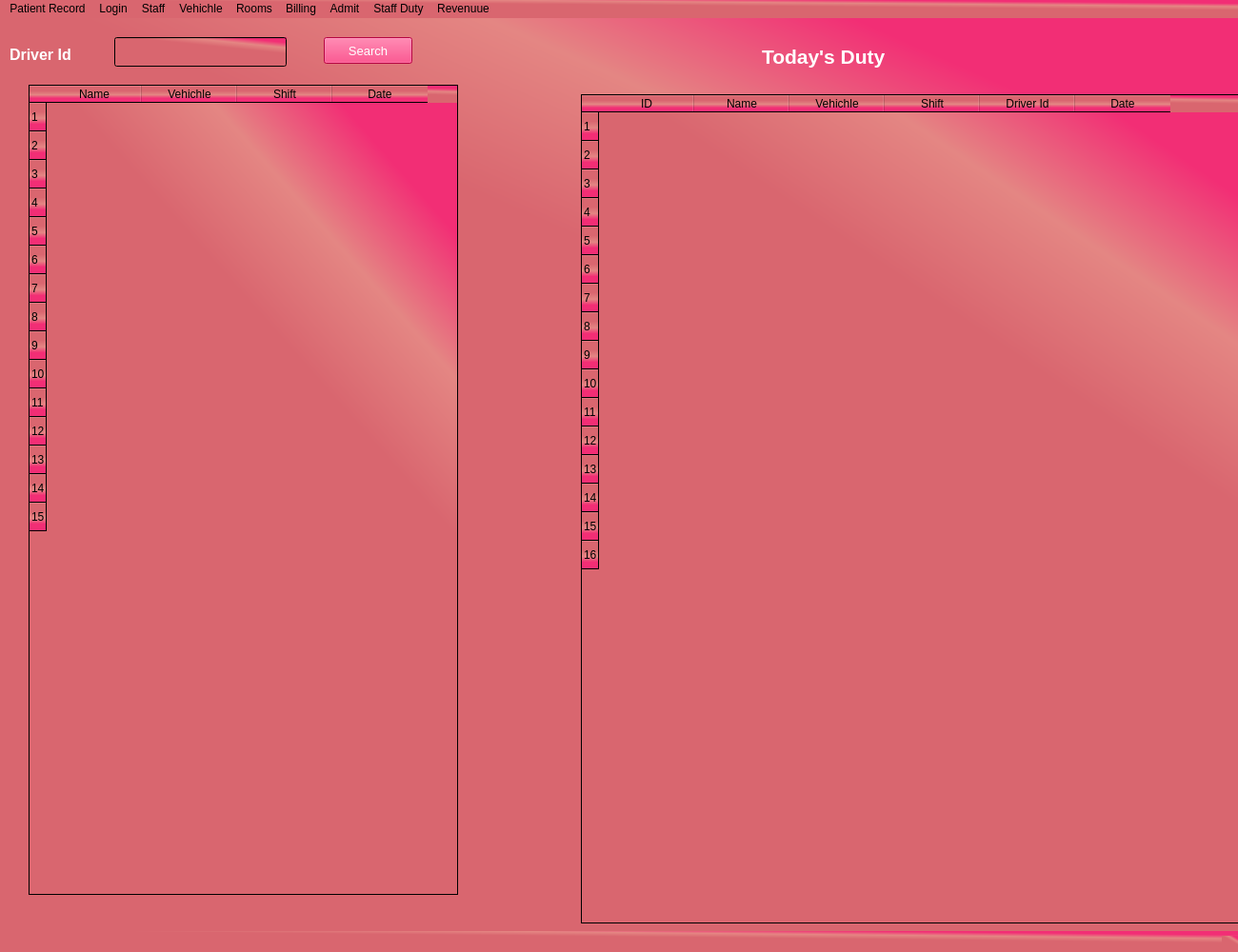
<?xml version="1.0" encoding="UTF-8"?>
<ui version="4.0">
 <class>MainWindow</class>
 <widget class="QMainWindow" name="MainWindow">
  <property name="geometry">
   <rect>
    <x>0</x>
    <y>0</y>
    <width>1300</width>
    <height>1000</height>
   </rect>
  </property>
  <property name="windowTitle">
   <string>MainWindow</string>
  </property>
  <property name="styleSheet">
   <string notr="true">background-color: rgb(159, 0, 79);
background-color: qlineargradient(spread:pad, x1:0.632, y1:0.613, x2:1, y2:0, stop:0.328358 rgba(217, 102, 111, 255), stop:0.562189 rgba(228, 134, 131, 255), stop:0.776119 rgba(242, 46, 117, 255));</string>
  </property>
  <widget class="QWidget" name="MainWidget">
   <widget class="QLabel" name="TodayDutyLabel">
    <property name="geometry">
     <rect>
      <x>800</x>
      <y>20</y>
      <width>191</width>
      <height>41</height>
     </rect>
    </property>
    <property name="font">
     <font>
      <pointsize>16</pointsize>
      <weight>75</weight>
      <bold>true</bold>
     </font>
    </property>
    <property name="styleSheet">
     <string notr="true">color: rgb(255, 255, 255);
background-color: rgba(255, 255, 255, 0);</string>
    </property>
    <property name="text">
     <string>Today's Duty</string>
    </property>
   </widget>
   <widget class="QLabel" name="DriverIdLabel">
    <property name="geometry">
     <rect>
      <x>10</x>
      <y>30</y>
      <width>101</width>
      <height>16</height>
     </rect>
    </property>
    <property name="font">
     <font>
      <pointsize>12</pointsize>
      <weight>75</weight>
      <bold>true</bold>
     </font>
    </property>
    <property name="styleSheet">
     <string notr="true">background-color: rgba(255, 255, 255, 0);color: rgb(255, 255, 255);</string>
    </property>
    <property name="text">
     <string>Driver Id</string>
    </property>
   </widget>
   <widget class="QLineEdit" name="DriverIDEdit">
    <property name="geometry">
     <rect>
      <x>120</x>
      <y>20</y>
      <width>181</width>
      <height>31</height>
     </rect>
    </property>
    <property name="styleSheet">
     <string notr="true">color: rgb(255, 255, 255);
selection-background-color: rgb(255, 19, 90);</string>
    </property>
   </widget>
   <widget class="QPushButton" name="SearchBtn">
    <property name="geometry">
     <rect>
      <x>340</x>
      <y>20</y>
      <width>93</width>
      <height>28</height>
     </rect>
    </property>
    <property name="font">
     <font>
      <pointsize>10</pointsize>
     </font>
    </property>
    <property name="styleSheet">
     <string notr="true">color: rgb(255, 255, 255);
background-color: rgb(255, 8, 94);</string>
    </property>
    <property name="text">
     <string>Search</string>
    </property>
   </widget>
   <widget class="QTableWidget" name="tableWidget">
    <property name="geometry">
     <rect>
      <x>610</x>
      <y>80</y>
      <width>771</width>
      <height>871</height>
     </rect>
    </property>
    <property name="font">
     <font>
      <family>Mongolian Baiti</family>
      <pointsize>10</pointsize>
      <weight>50</weight>
      <italic>false</italic>
      <bold>false</bold>
     </font>
    </property>
    <property name="styleSheet">
     <string notr="true">font: 10pt &quot;Mongolian Baiti&quot;;</string>
    </property>
    <property name="showGrid">
     <bool>false</bool>
    </property>
    <property name="gridStyle">
     <enum>Qt::DashDotDotLine</enum>
    </property>
    <property name="sortingEnabled">
     <bool>true</bool>
    </property>
    <row>
     <property name="text">
      <string>1</string>
     </property>
    </row>
    <row>
     <property name="text">
      <string>2</string>
     </property>
    </row>
    <row>
     <property name="text">
      <string>3</string>
     </property>
    </row>
    <row>
     <property name="text">
      <string>4</string>
     </property>
    </row>
    <row>
     <property name="text">
      <string>5</string>
     </property>
    </row>
    <row>
     <property name="text">
      <string>6</string>
     </property>
    </row>
    <row>
     <property name="text">
      <string>7</string>
     </property>
    </row>
    <row>
     <property name="text">
      <string>8</string>
     </property>
    </row>
    <row>
     <property name="text">
      <string>9</string>
     </property>
    </row>
    <row>
     <property name="text">
      <string>10</string>
     </property>
    </row>
    <row>
     <property name="text">
      <string>11</string>
     </property>
    </row>
    <row>
     <property name="text">
      <string>12</string>
     </property>
    </row>
    <row>
     <property name="text">
      <string>13</string>
     </property>
    </row>
    <row>
     <property name="text">
      <string>14</string>
     </property>
    </row>
    <row>
     <property name="text">
      <string>15</string>
     </property>
    </row>
    <row>
     <property name="text">
      <string>16</string>
     </property>
    </row>
    <column>
     <property name="text">
      <string>ID</string>
     </property>
    </column>
    <column>
     <property name="text">
      <string>Name</string>
     </property>
    </column>
    <column>
     <property name="text">
      <string>Vehichle</string>
     </property>
    </column>
    <column>
     <property name="text">
      <string>Shift</string>
     </property>
    </column>
    <column>
     <property name="text">
      <string>Driver Id</string>
     </property>
    </column>
    <column>
     <property name="text">
      <string>Date</string>
     </property>
    </column>
   </widget>
   <widget class="QTableWidget" name="PersonTable">
    <property name="geometry">
     <rect>
      <x>30</x>
      <y>70</y>
      <width>451</width>
      <height>851</height>
     </rect>
    </property>
    <property name="font">
     <font>
      <family>Mongolian Baiti</family>
      <pointsize>10</pointsize>
      <weight>50</weight>
      <italic>false</italic>
      <bold>false</bold>
     </font>
    </property>
    <property name="styleSheet">
     <string notr="true">font: 10pt &quot;Mongolian Baiti&quot;;</string>
    </property>
    <property name="showGrid">
     <bool>false</bool>
    </property>
    <property name="gridStyle">
     <enum>Qt::DashDotDotLine</enum>
    </property>
    <property name="sortingEnabled">
     <bool>true</bool>
    </property>
    <row>
     <property name="text">
      <string>1</string>
     </property>
    </row>
    <row>
     <property name="text">
      <string>2</string>
     </property>
    </row>
    <row>
     <property name="text">
      <string>3</string>
     </property>
    </row>
    <row>
     <property name="text">
      <string>4</string>
     </property>
    </row>
    <row>
     <property name="text">
      <string>5</string>
     </property>
    </row>
    <row>
     <property name="text">
      <string>6</string>
     </property>
    </row>
    <row>
     <property name="text">
      <string>7</string>
     </property>
    </row>
    <row>
     <property name="text">
      <string>8</string>
     </property>
    </row>
    <row>
     <property name="text">
      <string>9</string>
     </property>
    </row>
    <row>
     <property name="text">
      <string>10</string>
     </property>
    </row>
    <row>
     <property name="text">
      <string>11</string>
     </property>
    </row>
    <row>
     <property name="text">
      <string>12</string>
     </property>
    </row>
    <row>
     <property name="text">
      <string>13</string>
     </property>
    </row>
    <row>
     <property name="text">
      <string>14</string>
     </property>
    </row>
    <row>
     <property name="text">
      <string>15</string>
     </property>
    </row>
    <column>
     <property name="text">
      <string>Name</string>
     </property>
    </column>
    <column>
     <property name="text">
      <string>Vehichle</string>
     </property>
    </column>
    <column>
     <property name="text">
      <string>Shift</string>
     </property>
    </column>
    <column>
     <property name="text">
      <string>Date</string>
     </property>
    </column>
   </widget>
  </widget>
  <widget class="QMenuBar" name="menubar">
   <property name="geometry">
    <rect>
     <x>0</x>
     <y>0</y>
     <width>1300</width>
     <height>26</height>
    </rect>
   </property>
   <widget class="QMenu" name="PRecordMenu">
    <property name="title">
     <string>Patient Record</string>
    </property>
   </widget>
   <widget class="QMenu" name="LoginMenu">
    <property name="title">
     <string>Login</string>
    </property>
   </widget>
   <widget class="QMenu" name="StaffMenu">
    <property name="title">
     <string>Staff</string>
    </property>
   </widget>
   <widget class="QMenu" name="VehichleMenu">
    <property name="title">
     <string>Vehichle</string>
    </property>
   </widget>
   <widget class="QMenu" name="RoomsMenu">
    <property name="title">
     <string>Rooms</string>
    </property>
   </widget>
   <widget class="QMenu" name="BillingMenu">
    <property name="title">
     <string>Billing</string>
    </property>
   </widget>
   <widget class="QMenu" name="StaffDutyMenu">
    <property name="title">
     <string>Staff Duty</string>
    </property>
   </widget>
   <widget class="QMenu" name="RevenueMenu">
    <property name="title">
     <string>Revenuue</string>
    </property>
   </widget>
   <widget class="QMenu" name="AdmitMenu">
    <property name="title">
     <string>Admit</string>
    </property>
   </widget>
   <addaction name="PRecordMenu"/>
   <addaction name="LoginMenu"/>
   <addaction name="StaffMenu"/>
   <addaction name="VehichleMenu"/>
   <addaction name="RoomsMenu"/>
   <addaction name="BillingMenu"/>
   <addaction name="AdmitMenu"/>
   <addaction name="StaffDutyMenu"/>
   <addaction name="RevenueMenu"/>
  </widget>
  <widget class="QStatusBar" name="statusbar"/>
 </widget>
 <resources/>
 <connections/>
</ui>
